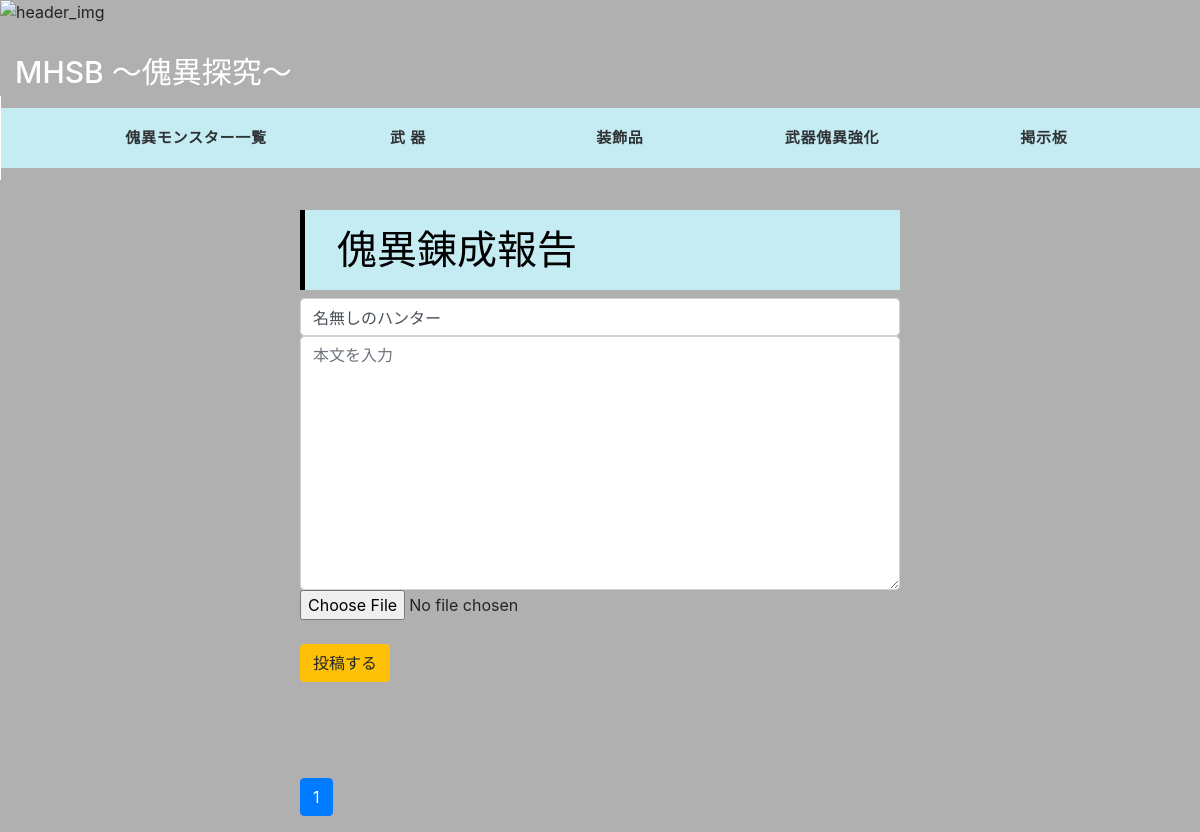
The page /mhsb/formlist_2/ on the database as committed earlier.
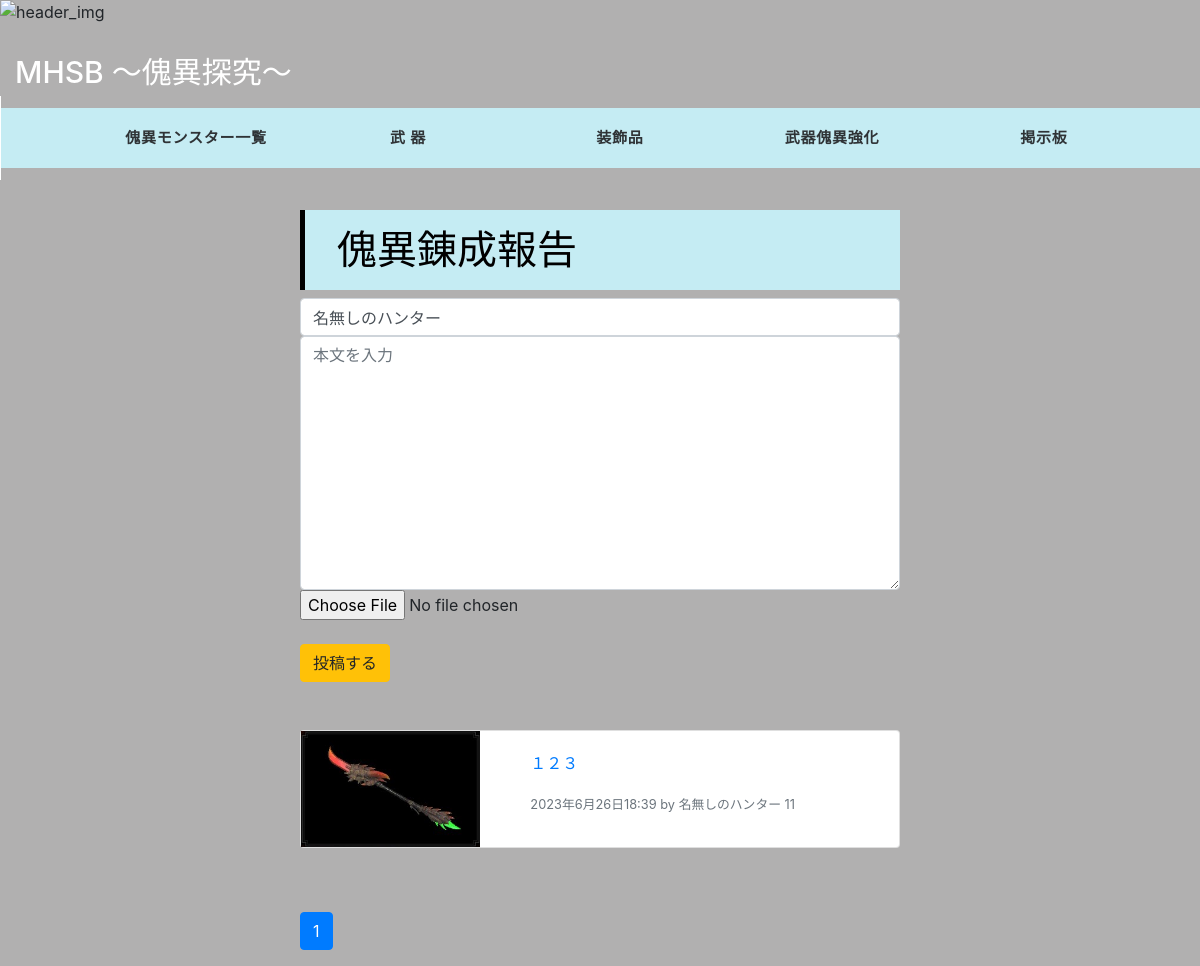
The same page on the database as committed later.
### mhsb/models.py (models this page shows, shortened)
class Post_2(models.Model):
    user = models.CharField(max_length=30, default='名無しのハンター')
    content = models.TextField('本文', null=False, max_length=1000)
    created = models.DateTimeField('作成日', default=timezone.now)
    picture = models.ImageField(upload_to = 'images', verbose_name='画像', blank=True)
    class Meta:
        pass

### mhsb/views.py (the view)
# urls.py: path('mhsb/formlist_2/', views.FormListView_2, name='formlist_2'),
def FormListView_2(request):
    post = Post_2.objects.order_by('-created')
    page_obj = paginate_queryset(request, post, 20)
    form = PostForm_2
    context = {
        'form': form,
        'page_obj': page_obj,
        'post_list' : page_obj.object_list,
    }
    return render(request, 'mhsb/formlist_2.html', context)

### mhsb/views.py (called while the page is built)
def paginate_queryset(request, queryset, count):
    paginator = Paginator(queryset, count)
    page = request.GET.get('page')
    try:
        page_obj = paginator.page(page)
    except PageNotAnInteger:
        page_obj = paginator.page(1)
    except EmptyPage:
        page_obj = paginator.page(paginator.num_pages)
    return page_obj

### mhsb/templates/mhsb/formlist_2.html (shortened to what this page needs)
{% extends 'mhsb/form_base.html' %}
{% load static %}
{% load widget_tweaks %}
{% block content %}
<h1 class='toukou'>傀異錬成報告</h1>
    <form action="{% url 'form_2' %}" method="POST" enctype="multipart/form-data">
        <div class="formpost">
            {% render_field form.user class="form-control" placeholder="名前を入力" %}
        </div>
        <div class="formpost">
            {% render_field form.content class="form-control" placeholder="本文を入力" %}
        </div>
        <div class="formpost">
            {{ form.picture }}
        </div>
        <br>
        <button class="btn btn-warning" type="submit">投稿する</button>
    <br>
    <br>
    <br>
    </form>
<section>
    {% for post in post_list %}
    <a class="card mb-3"   href="{% url 'post_detail_2' post.pk %}">
        <div class="row g-0">
            <div class="col-md-4">
            {% if post.picture %}
                <img src="{{ post.picture.url }}" alt="" class="img-fluid rounded-start" width='300px'>
            {% endif %}
            </div>
            <div class="col-md-8">
                <div class="card-body">
                    <p class="card-text">{{ post.content }}</p>
                    <p class="card-text">
                    <small class="text-muted">{{ post.created }} by {{ post.user }} {{post.pk}}</small>
                    </p>
                </div>
            </div>
        </div>
    </a>
    {% endfor %}
</section>
<br>
<br>
{% include 'mhsb/pagination_form.html' %}
{% endblock %}

### mhsb/templates/mhsb/form_base.html (shortened to what this page needs)
{% load static %}
{% load widget_tweaks %}
<!DOCTYPE html>
<html lang="ja">
<head>
    <link rel="stylesheet" href="{% static 'css/style.css' %}">
    <link rel="stylesheet" href="https://stackpath.bootstrapcdn.com/bootstrap/4.3.1/css/bootstrap.min.css">
</head>
<body>
    <header class='site-header'>
        <img src="{% static "mhsb_images/header_img.jpg" %}" alt="header_img" class='header_img'>
        <div class='header-main'>
            <h1 class='logo'>MHSB ～傀異探究～</h1>
        </div>
        <div class='header-sub'>
            <div class="gnavi__wrap">
                <ul class="gnavi__lists">
                    <li class="gnavi__list"><a href='/'>傀異モンスター一覧</a></li>
                    <li class="gnavi__list"><a href="{% url 'weapon' %}">武  器</a></li>
                    <li class="gnavi__list"><a href="{% url 'sousyoku' %}">装飾品</a></li>
                    <li class="gnavi__list"><a href="{% url 'kyouka' %}">武器傀異強化</a></li>
                    <li class="gnavi__list">
                        <a href="{% url 'formlist_1' %}">掲示板</a>
                    </li>
                </ul>
            </div>
        </div>
    </header>
<main role='main' id='main'>
<article id='content'>
{% block content %}
{% endblock %}
</article>
<aside id='submenu'>
</aside>
<aside id="topic">
</aside>
</main>
</body>
</html>
</body>
</html>

### mhsb/templates/mhsb/pagination_form.html (shortened to what this page needs)
<ul class="pagination">
  {% for num in page_obj.paginator.page_range %}
      {% if page_obj.number == num %}
          <li class="page-item active"><a class="page-link" href="#!">{{ num }}</a></li>
      {% else %}
          <li class="page-item"><a class="page-link" href="?page={{ num }}">{{ num }}</a></li>
      {% endif %}
  {% endfor %}
</ul>

### mhsb/static/css/style.css (style rules this page uses)
body { margin: 0; padding: 0; }
#main { display: flex; background-color: rgb(177, 176, 176); }
#submenu { order: 1; width: 25%; }
#content { order:2; width: 50%; }
#topic { order: 3; width: 25%; }
.toukou { padding: 1rem 2rem; border-left: 5px solid #000; background: rgb(197, 236, 243); margin-top: 210px; margin-left: 0; color: black; }
.site-header { position: fixed; top: 0; z-index:1000; width: 100%; padding: 4px 0 0 0; }
.header_img { position: absolute; top: 0; left: 0; width: 100%; height: 100%; padding: 0; z-index:-1; }
.header-main { display: flex; flex-direction: column; }
.logo { padding: 50px 0 10px 15px; font-size: 30px; color: white; margin-left: 0; }
.header-sub { list-style: none; display: flex; width: 100%; background-color: rgb(197, 236, 243); }
.gnavi__wrap { margin: auto; max-width: 1100px; height: 60px; padding :0; }
.gnavi__lists { display: flex; flex-wrap: nowrap; height: 60px; }
.gnavi__list { background-color: rgb(197, 236, 243); transition: all .3s; list-style:none; width: 220px; display: grid; place-items: center; }
.gnavi__list:not(:first-child)::before { content: ""; width: 1px; height: 50%; background-color: #fff; position: absolute; left: 0; transition: all .3s; }
.gnavi__list a { display: flex; width: 100%; height: 100%; text-decoration: none; color: #2f3336; font-size: 15px; letter-spacing: 0.05em; font-weight: 600; transition: all .3s; justify-content: center; align-items: center; }

Rows that differ between the two databases and show on the page:
added Post_2: picture (picture), content "１２３", created "2023年6月26日18:39", user "名無しのハンター", pk "11"
